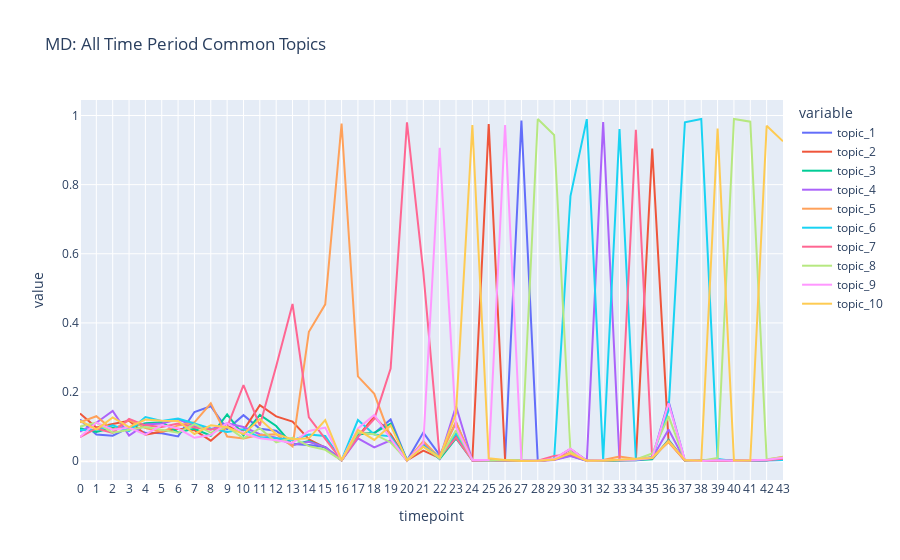

Notebook source saved alongside this figure:
### Markdown cell above
## MD: All Time Period Common Topics

### Code cell
fig = px.line(md_dtm_td, x="timepoint", y=md_dtm_td.columns,
              title='MD: All Time Period Common Topics')
fig.update_xaxes(
    dtick="M1",
    tickformat="%b %d",
    ticklabelmode="period")
fig.show()
